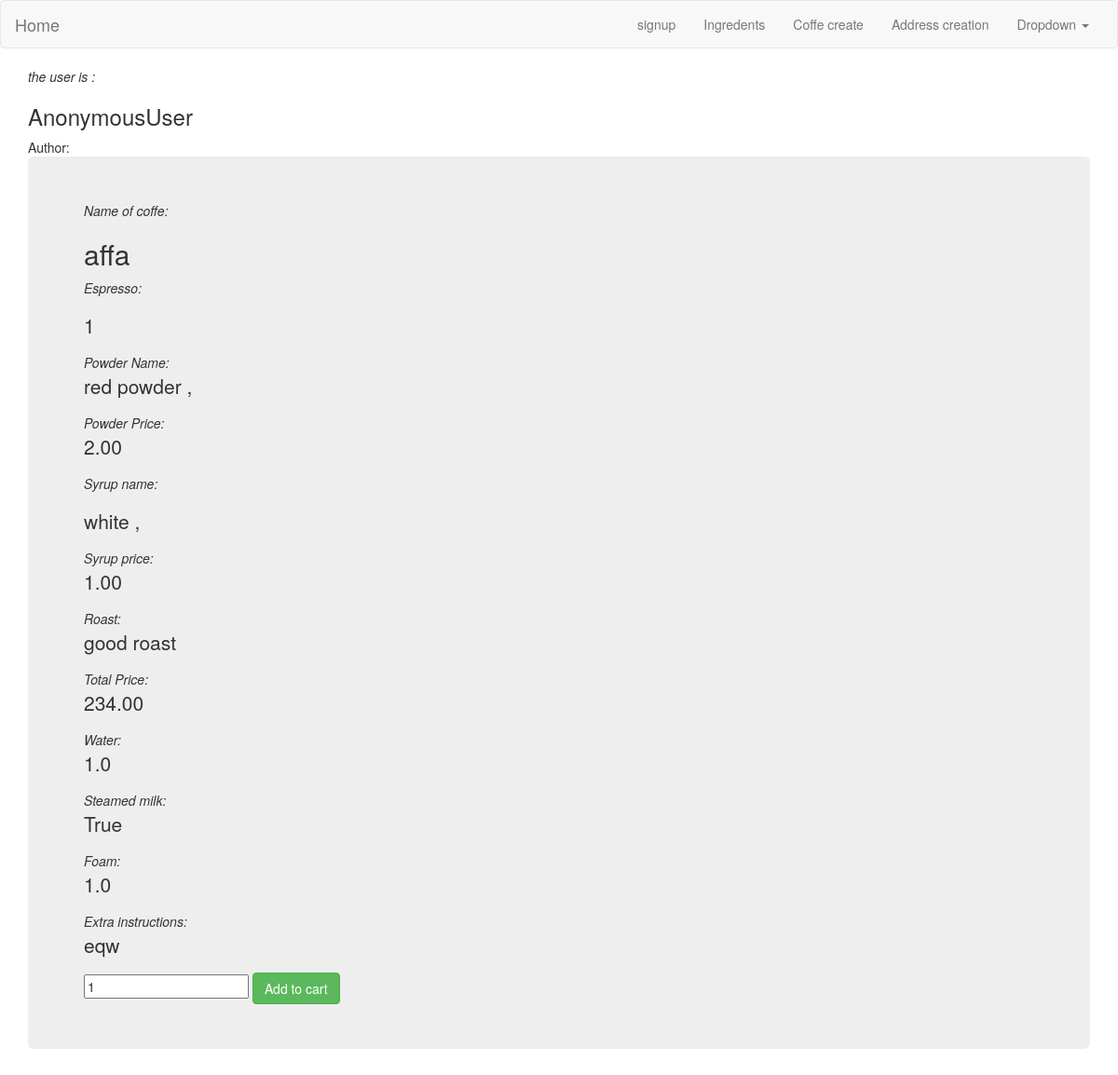
Page /main/details/1/ on the committed database.
### main/models.py (models this page shows, shortened)
class Coffe(models.Model):
	author = models.ForeignKey(User, default=1)
	name = models.CharField(max_length=255)
	espresso = models.PositiveIntegerField(null=True, default=0)
	bean = models.ForeignKey(Bean,null=True)
	roast = models.ForeignKey(Roast, null=True)
	syrups = models.ManyToManyField(Syrups,blank=True, default=get_first_model1)
	powders= models.ManyToManyField(Powders,blank=True , default=get_first_model1)
	water =  models.FloatField(default=0,null=True)
	steamed_milk = models.BooleanField(default=False)
	foam = models.FloatField(null=True ,default=0)
	extra_instructions = models.TextField(null=True)
	price = models.DecimalField(max_digits = 5, decimal_places=2)

class Roast(models.Model):
	name = models.CharField(max_length=200)
	price =models.DecimalField(max_digits = 5, decimal_places=2)
	def __str__(self):
		return self.name

### main/views.py (the view)
# urls.py: url(r'^details/(?P<post_id>[\d]+)/$', views.coffe_details, name="details"),
def coffe_details(request,post_id):
	obj = get_object_or_404(Coffe , id=post_id)
	syr= ""
	powder = ""
	syr_price = 0
	powder_price = 0
	for x in obj.syrups.all():
		syr += x.name + " ,"
		syr_price +=x.price
	for x in obj.powders.all():
		powder += x.name + " ,"
		powder_price += x.price
	context = {
	"powder":powder,
	"powder_price":powder_price,
	"syr_price":syr_price,
	"syr": syr,
	"user": request.user,
	"details":obj,
	}
	return render(request,'details.html',context)

### main/templates/details.html (shortened to what this page needs)
{% extends "base.html" %}
{% block content %}
 Author: {{details.author.get_full_name}}
        <div class="jumbotron">
            <div class ="#f48fb1 pink lighten-3">
                <cite>Name of coffe:</cite><h2>{{details.name}}</h2>
                <cite>Espresso: </cite><p>{{details.espresso|linebreaks}}</p>
                <cite>Powder Name: </cite><p>{{powder}}</p>
                <cite>Powder Price: </cite><p>{{powder_price}}</p>
                <cite>Syrup name: </cite><p>{{syr|linebreaks}}</p>
                <cite>Syrup price: </cite><p>{{syr_price}}</p>
                <cite>Roast: </cite><p>{{details.roast}}</p>
                <cite>Total Price: </cite><p>{{details.price}}</p>
                <cite>Water: </cite><p>{{details.water}}</p>
                <cite>Steamed milk: </cite><p>{{details.steamed_milk}}</p>
                <cite>Foam: </cite><p>{{details.foam}}</p>
                <cite>Extra instructions: </cite><p>{{details.extra_instructions}}</p>
                </div>
                                <form action="{% url 'cart:mycart' %}" method="GET">
                    <input type="number" name="qty" value="1">
                    <input type="submit" class="btn btn-success" value="Add to cart">
                </form>
                </div>
{% endblock content%}

### rows in the picture
Coffe: name "affa", espresso "1", roast "good roast", price "234.00", water "1.0", steamed_milk "True", foam "1.0", extra_instructions "eqw"

### other values in the picture
{{ user }} "AnonymousUser"
{{ powder }} "red powder ,"
{{ powder_price }} "2.00"
{{ syr|linebreaks }} "white ,"
{{ syr_price }} "1.00"
